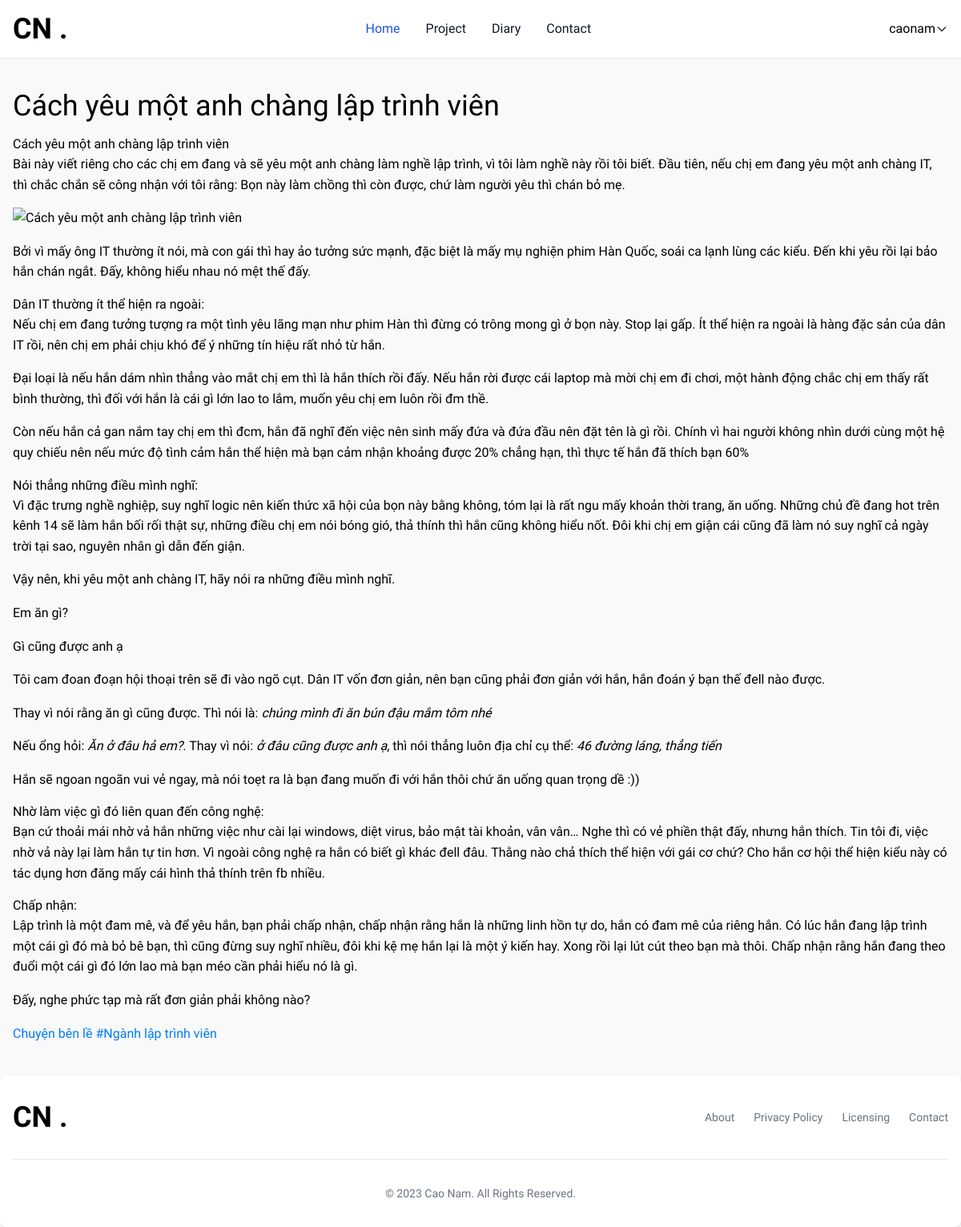
Page /posts/3/ (signed in) on the committed database.
### TrangChinh/models.py (models this page shows, shortened)
class NhatKy(models.Model):
    title = models.CharField(max_length=200)
    content = models.TextField()
    created_at = models.DateTimeField(auto_now_add=True)
    updated_at = models.DateTimeField(auto_now=True)
    views = models.IntegerField(default=0)
    description = models.TextField()
    content = MarkdownxField()
    images = models.ManyToManyField('Image', blank=True)

### TrangChinh/views.py (the view)
# urls.py: path('posts/<int:pk>/', views.postDetail, name='post_detail'),
def postDetail(request, pk):
    post = get_object_or_404(NhatKy, pk=pk)
    post.content_html = markdown.markdown(post.content)
    return render(request, "myBlog/post-detail.html", {"post": post})

### TrangChinh/templates/myBlog/post-detail.html (shortened to what this page needs)
{% extends "myBlog/_base.html" %} {% block content %}
<div class="container" >
  <div class="mt-28">
    <div class="text-4xl mb-4">{{post.title}}</div>
    <div class="" id="markdown-content">
        {{ post.content_html|safe }}
    </div>
  </div>
</div>
{% endblock content %}

### TrangChinh/templates/myBlog/_base.html (shortened to what this page needs)
{% load static %}
<!DOCTYPE html>
<html lang="en">
  <head>
    <link rel="stylesheet" href="{% static 'css/output.css' %}" />
  </head>
  <body class="bg-[#F9F9F9]">
    <nav
      class="bg-white dark:bg-gray-900 fixed w-full z-20 top-0 start-0 border-b border-gray-200 dark:border-gray-600 backdrop:blur-md"
    >
      <div
        class="max-w-screen-xl flex flex-wrap items-center justify-between mx-auto p-4"
      >
        <a href="/" class="flex items-center space-x-3 rtl:space-x-reverse">
          <span
            class="self-center text-4xl font-bold whitespace-nowrap dark:text-white"
            >CN .</span
          >
        </a>
        <div class="flex md:order-2 items-center">
          {% if user.is_authenticated %}
          <button id="dropdownDefaultButton" data-dropdown-toggle="dropdown">
            {{ user.username }}
          </button>
          <svg
            class="w-4 h-4 text-gray-800 dark:text-white"
            aria-hidden="true"
            xmlns="http://www.w3.org/2000/svg"
            fill="none"
            viewBox="0 0 24 24"
          >
            <path
              stroke="currentColor"
              stroke-linecap="round"
              stroke-linejoin="round"
              stroke-width="2"
              d="m19 9-7 7-7-7"
            />
          </svg>
          {% endif %}
        </div>
        <div
          class="items-center justify-between hidden w-full md:flex md:w-auto md:order-1"
          id="navbar-sticky"
        >
          <ul
            class="flex flex-col p-4 md:p-0 mt-4 font-medium border border-gray-100 rounded-lg bg-gray-50 md:space-x-8 rtl:space-x-reverse md:flex-row md:mt-0 md:border-0 md:bg-white dark:bg-gray-800 md:dark:bg-gray-900 dark:border-gray-700"
          >
            <li>
              <a
                href="#"
                class="block py-2 px-3 text-white bg-blue-700 rounded md:bg-transparent md:text-blue-700 md:p-0 md:dark:text-blue-500"
                aria-current="page"
                >Home</a
              >
            </li>
            <li>
              <a
                href="#project"
                class="block py-2 px-3 text-gray-900 rounded hover:bg-gray-100 md:hover:bg-transparent md:hover:text-blue-700 md:p-0 md:dark:hover:text-blue-500 dark:text-white dark:hover:bg-gray-700 dark:hover:text-white md:dark:hover:bg-transparent dark:border-gray-700"
                >Project</a
              >
            </li>
            <li>
              <a
                href="#blog"
                class="block py-2 px-3 text-gray-900 rounded hover:bg-gray-100 md:hover:bg-transparent md:hover:text-blue-700 md:p-0 md:dark:hover:text-blue-500 dark:text-white dark:hover:bg-gray-700 dark:hover:text-white md:dark:hover:bg-transparent dark:border-gray-700"
                >Diary</a
              >
            </li>
            <li>
              <a
                href="#contact"
                class="block py-2 px-3 text-gray-900 rounded hover:bg-gray-100 md:hover:bg-transparent md:hover:text-blue-700 md:p-0 md:dark:hover:text-blue-500 dark:text-white dark:hover:bg-gray-700 dark:hover:text-white md:dark:hover:bg-transparent dark:border-gray-700"
                >Contact</a
              >
            </li>
          </ul>
        </div>
      </div>
    </nav>
    <div class="mx-auto mb-10">{% block content %} {% endblock content %}</div>
    <footer class="bg-white rounded-lg shadow dark:bg-gray-900">
      <div class="w-full max-w-screen-xl mx-auto p-4 md:py-8">
        <div class="sm:flex sm:items-center sm:justify-between">
          <a
            href="https://flowbite.com/"
            class="flex items-center mb-4 sm:mb-0 space-x-3 rtl:space-x-reverse"
          >
            <span
              class="self-center text-4xl font-bold whitespace-nowrap dark:text-white"
              >CN .</span
            >
          </a>
          <ul
            class="flex flex-wrap items-center mb-6 text-sm font-medium text-gray-500 sm:mb-0 dark:text-gray-400"
          >
            <li>
              <a href="#" class="hover:underline me-4 md:me-6">About</a>
            </li>
            <li>
              <a href="#" class="hover:underline me-4 md:me-6"
                >Privacy Policy</a
              >
            </li>
            <li>
              <a href="#" class="hover:underline me-4 md:me-6">Licensing</a>
            </li>
            <li>
              <a href="#" class="hover:underline">Contact</a>
            </li>
          </ul>
        </div>
        <hr
          class="my-6 border-gray-200 sm:mx-auto dark:border-gray-700 lg:my-8"
        />
        <span
          class="block text-sm text-gray-500 sm:text-center dark:text-gray-400"
          >© 2023 <a class="hover:underline">Cao Nam</a>. All Rights
          Reserved.</span
        >
      </div>
    </footer>
  </body>
</html>

### rows in the picture
NhatKy: title "Cách yêu một anh chàng lập trình viên", content_html "Cách yêu một anh chàng lập trình viên Bài này viết riêng cho các chị em đang và sẽ yêu một anh chàng làm nghề lập trình, vì tôi làm nghề này rồi tôi biết. Đầu tiên, nếu chị em đang yêu một anh chàng IT, thì chắc chắn sẽ công nhận với tôi rằng: Bọn này làm chồng thì còn được, chứ làm người yêu thì chán bỏ mẹ. Bởi vì mấy ông IT thường ít nói, mà con gái thì hay ảo tưởng sức mạnh, đặc biệt là mấy mụ nghiện phim Hàn Quốc, soái ca lạnh lùng các kiểu. Đến khi yêu rồi lại bảo hắn chán ngắt. Đấy, không hiểu nhau nó mệt thế đấy. Dân IT thường ít thể hiện ra ngoài: Nếu chị em đang tưởng tượng ra một tình yêu lãng mạn như phim Hàn thì đừng có trông mong gì ở bọn này. Stop lại gấp. Ít thể hiện ra ngoài…"

### other values in the picture
{{ user.username }} "caonam"
